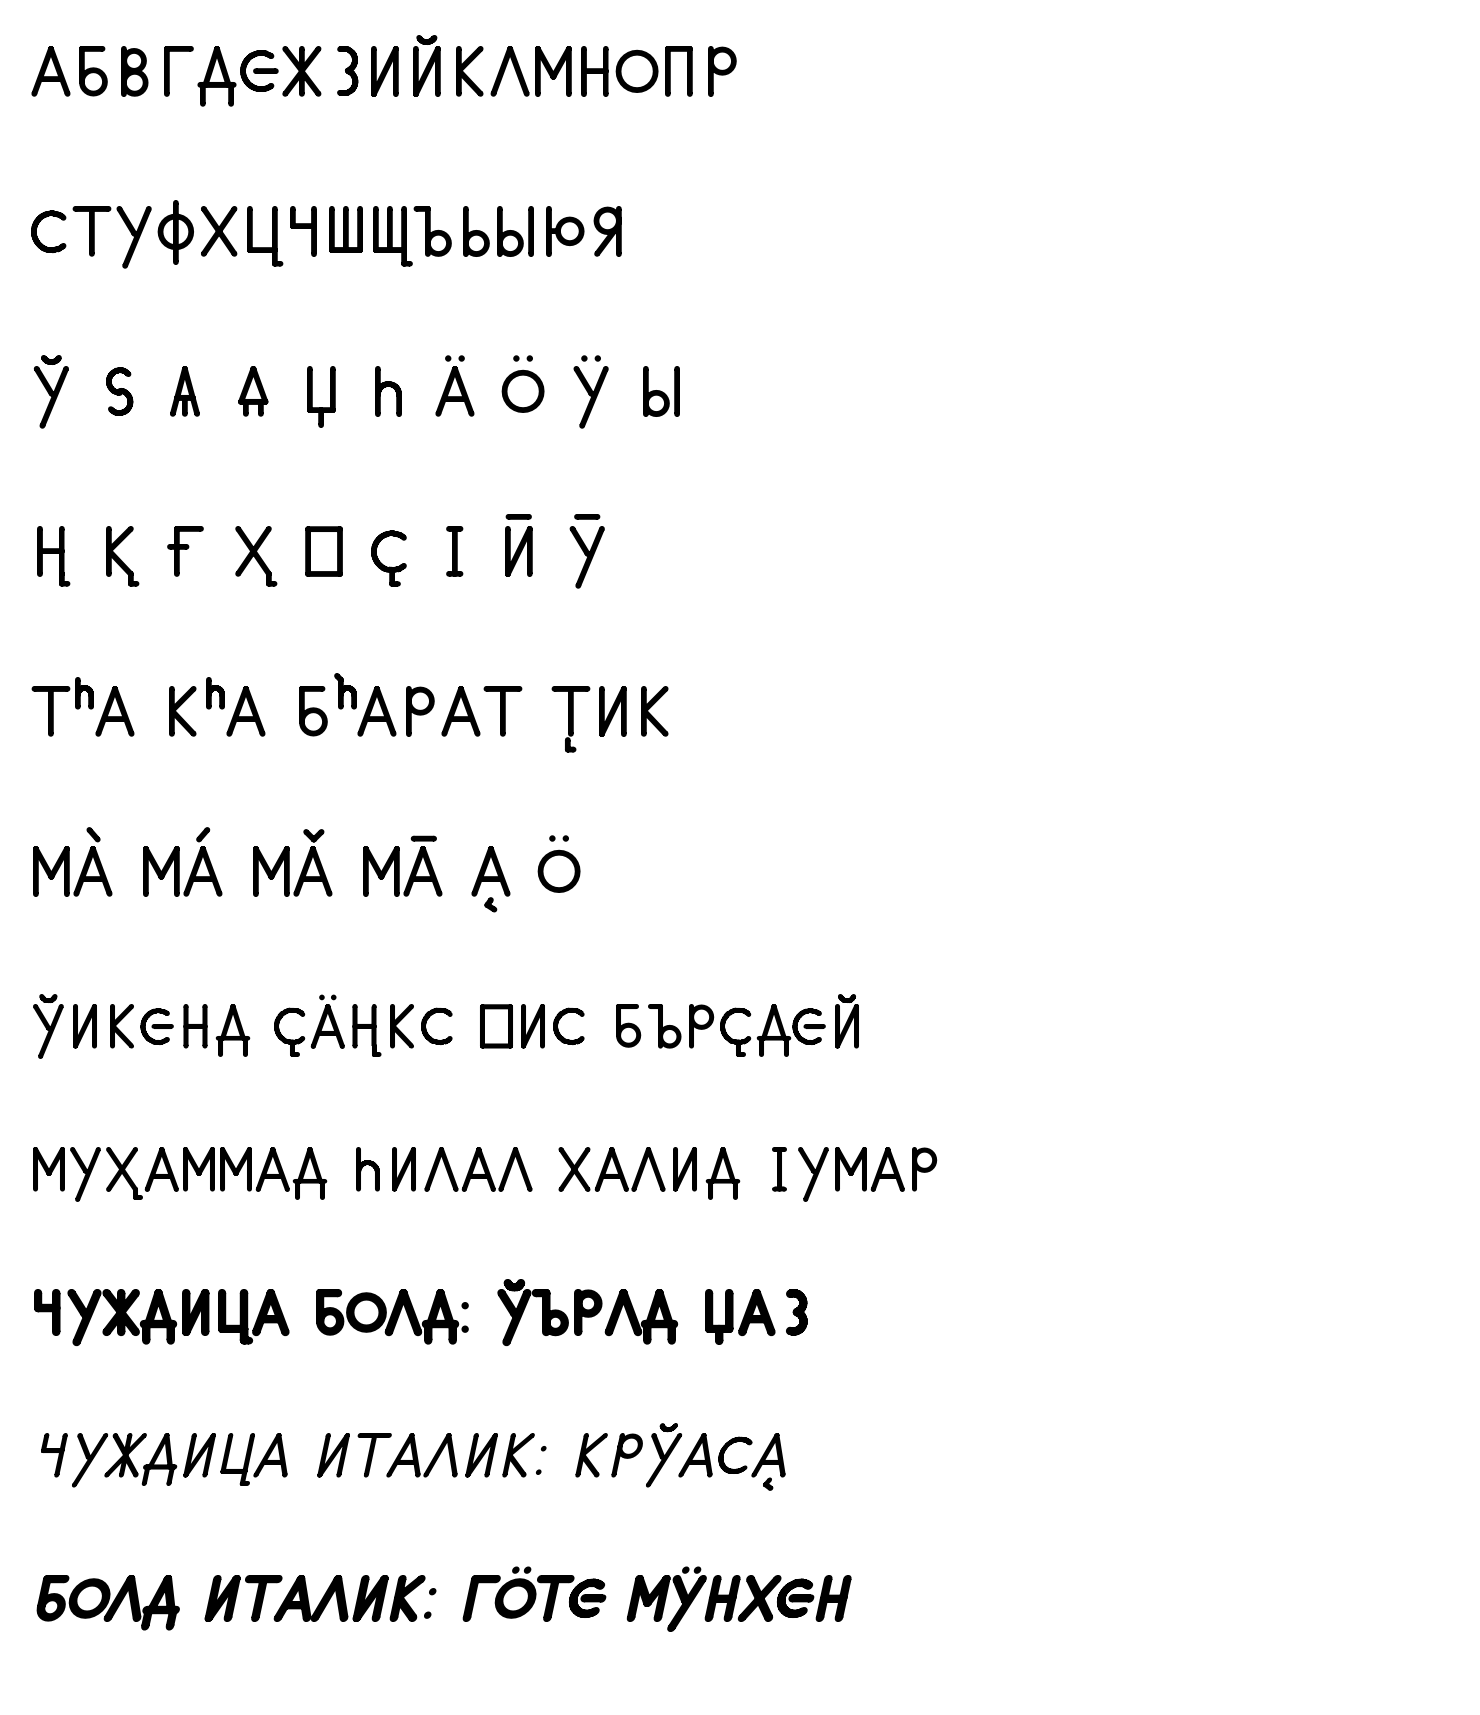

This chart was generated by the following Python code:
#!/usr/bin/env python3
"""Render a proof sheet of the Chuzhditsa fonts for visual inspection."""
import sys, os
from PIL import Image, ImageDraw, ImageFont

HERE = os.path.dirname(__file__)
FONTS = os.path.join(HERE, "..", "fonts")

LINES = [
    ("Regular", 64, "абвгдежзийклмнопр"),
    ("Regular", 64, "стуфхцчшщъьыюя"),
    ("Regular", 64, "ў ѕ ѫ ѧ џ һ ӓ ӧ ӱ ы"),
    ("Regular", 64, "ң қ ғ ҳ ҙ ҫ Ӏ ӣ ӯ"),
    ("Regular", 64, "тʰа кʰа бʱарат т̢ик"),
    ("Regular", 64, "ма̀ ма́ ма̌ ма̄ а̨ ӧ"),
    ("Regular", 56, "ўикенд ҫӓңкс ҙис бърҫдей"),
    ("Regular", 56, "муҳаммад һилал халид Ӏумар"),
    ("Bold", 56, "чуждица болд: ўърлд џаз"),
    ("Italic", 56, "чуждица италик: крўаса̨"),
    ("BoldItalic", 56, "болд италик: гӧте мӱнхен"),
]

W = 1480
y, pad = 30, 26
img = Image.new("RGB", (W, 40 + sum(int(s*2.1) + pad for _, s, _ in LINES)), "white")
d = ImageDraw.Draw(img)
for style, size, text in LINES:
    f = ImageFont.truetype(os.path.join(FONTS, f"Chuzhditsa-{style}.ttf"), size)
    d.text((30, y), text, font=f, fill="black")
    y += int(size*2.1) + pad
img.save(os.path.join(HERE, "proof.png"))
print("ok", img.size)
